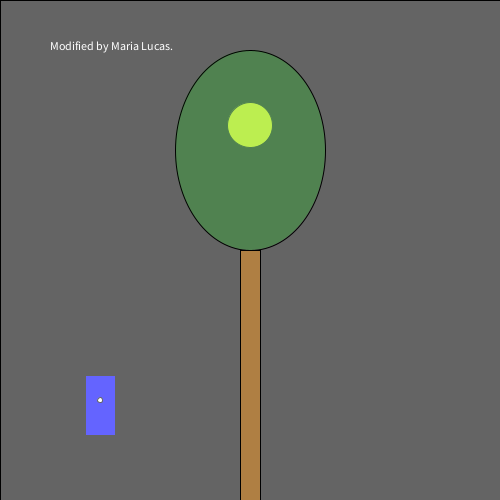
Frame 1 (no input)
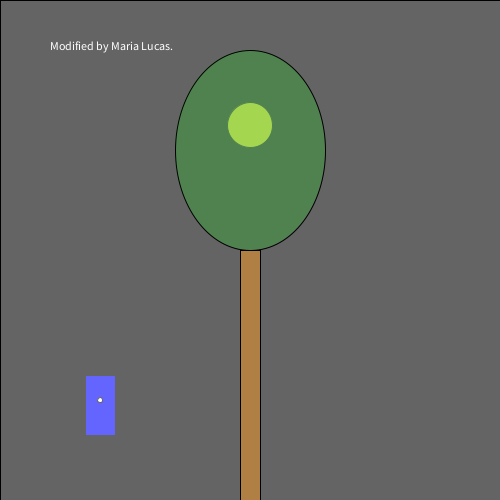
Frame 60 (the mouse pressed at the canvas centre just before this capture)
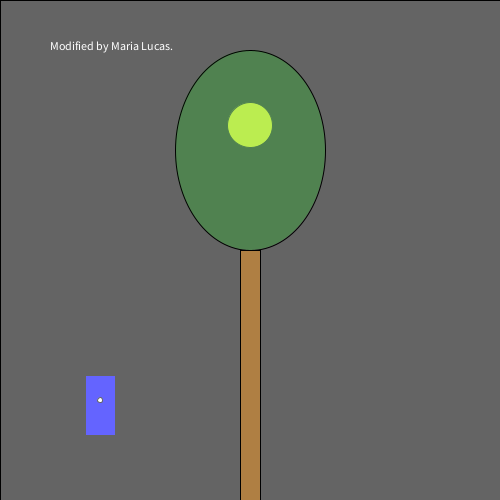
Frame 120 (the mouse held since frame 60 and released just before this capture)

The Processing sketch that drew these frames (run headless with seeded random() and noise(); from frame 60 on, the mouse is pressed at the canvas centre):

// Processing sketch: processing_109424
// ── processing_109424.pde

/*
  Norm Krumpe
  September 22, 2012
  Models a light that is triggered by motion (in this case, motion
  of the mouse).  The light also has a timer.  So, motion turns on the
  light, but a certain amount of time passing with no motion will
  cause the light to turn off again.
*/

// How close you need to get to the
// light sensor in order to turn on
// the light.  Higher values make it
// easier to trigger the light.  Distance
// is measured in pixels.
final int TRIGGER_DISTANCE = 50;

// The location of the sensor:
final int SWITCH_CENTER_X = 100;
final int SWITCH_CENTER_Y = 400;

// seconds until light shuts off automatically when there is no motion
final float SECONDS_UNTIL_AUTO_SHUTOFF = 10; 

// Light will initially be on because of this next value.
// Want the light off initially?  
// Set this to something less than SECONDS_UNTIL_AUTO_SHUTOFF
float timeOfLastTrigger = 0; 
boolean revealTriggerRegion = false;

// Just choose a window size
void setup() {
  size(500, 500);
}

// Each time the mouse moves, check to see
// if it triggered the motion sensor
void mouseMoved() {
  if (motionSensorWasTriggered()) {
    timeOfLastTrigger = millis()/1000.0;
  }
}

// When a key is pressed, toggle the "cheat" that
// reveals the motion sensor's trigger region.
void keyPressed() {
  revealTriggerRegion = !revealTriggerRegion;

}

// Draw the various parts of the scene
void draw() {
  background(0);
  
  //Add text. 
fill(255, 255, 255); 
text("Modified by Maria Lucas.", 50, 50); 

  drawLightSwitch();
  drawLamp();  
  drawTriggerRegion();
}

// Draws all components of the lamp
void drawLamp() {
  drawLight();
  fill(0, 255, 0, 50);
  ellipse(250, 150, 150, 200); 
  fill(175, 127, 67);
  rect(240, 250, 20, 250);
}

// How the light gets drawn depends on whether
// the lightbulb is lit.
void drawLight() {

  if (secondsSinceLastTrigger() < SECONDS_UNTIL_AUTO_SHUTOFF) {
    // If the light is on:
    int strength = (int)random(156, 256);
    fill(strength, strength, 0);
    ellipse(250, 125, 45, 45);
    fill(255, 100);
    rect(0, 0, width, height);
  }

  else {
    // Light is off:
    fill(10, 10, 0);
    ellipse(250, 125, 45, 45);
  }
}

// Draw the light switch/sensor
void drawLightSwitch() {
  fill(0, 0, 255);
  rect(SWITCH_CENTER_X - 15, SWITCH_CENTER_Y - 25, 30, 60);
  fill(255);
  ellipse(SWITCH_CENTER_X, SWITCH_CENTER_Y, 5, 5);
}

// Return true if the mouse triggered the sensor
boolean motionSensorWasTriggered() {
  return distanceFromLightSwitch() < TRIGGER_DISTANCE;
}

// Compute the distance between the mouse and the sensor
float distanceFromLightSwitch() {  
  return dist(mouseX, mouseY, SWITCH_CENTER_X, SWITCH_CENTER_Y);
}

// Determine how long it has been since the motion sensor
// was last turned on.
float secondsSinceLastTrigger() {
  return millis()/1000.0 - timeOfLastTrigger;
}

// Show a "cheat" region so that you know where the mouse
// needs to go in order to trigger the light sensor
void drawTriggerRegion() {
  if (revealTriggerRegion) {
    fill(255, 25);
    ellipse(SWITCH_CENTER_X, SWITCH_CENTER_Y, 
    TRIGGER_DISTANCE * 2, TRIGGER_DISTANCE * 2);
  }
}
